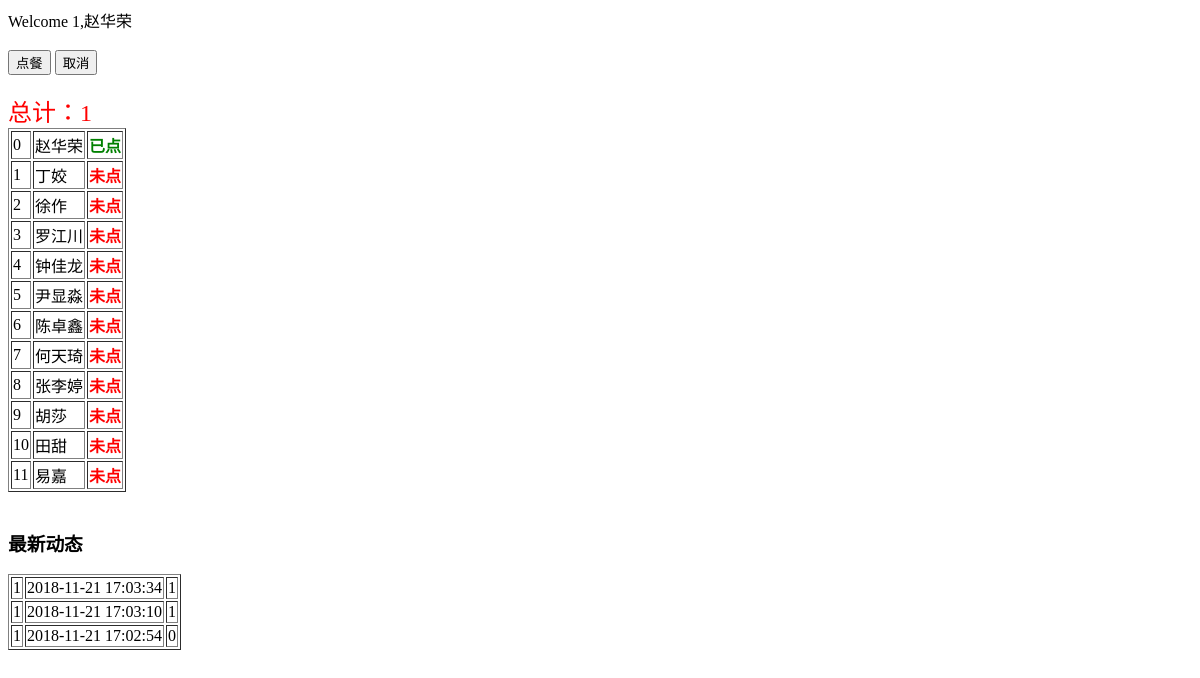
The page /view/main_page.php (signed in) on the database as committed earlier.
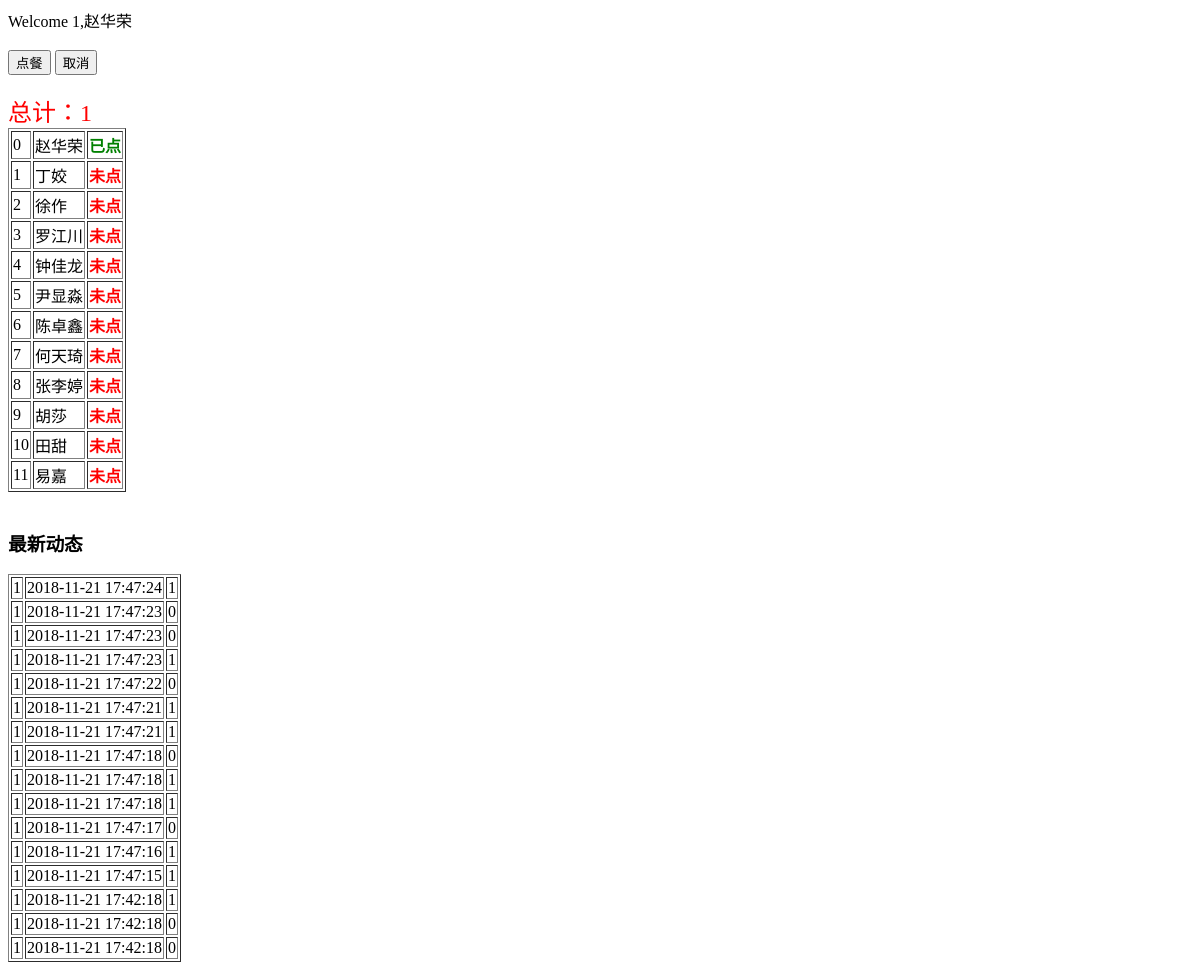
The same page on the database as committed later.
### tables this page shows
CREATE TABLE "lunch_user" (
	`id`	INTEGER PRIMARY KEY AUTOINCREMENT,
	`name`	TEXT NOT NULL UNIQUE,
	`password`	TEXT NOT NULL,
	`status`	INTEGER DEFAULT 0
);

CREATE TABLE "lunch_ret" (
	`id`	INTEGER PRIMARY KEY AUTOINCREMENT UNIQUE,
	`user_id`	INTEGER NOT NULL,
	`time`	TEXT,
	`operation`	INTEGER NOT NULL
);

### db/class_mysqlite.php (called while the page is built, shortened)
<?php
   require_once("../define/define.php");
   class MySQLite extends SQLite3
   {
      function getAllUserInfo()
      {
         $arrayRet = array();
         $sql =<<<EOF
         SELECT * FROM lunch_user;
EOF;
         $ret = $this->query($sql);
         while($row = $ret->fetchArray(SQLITE3_ASSOC))
         {
            $user = new UserInfo($row['id'], $row['name'], $row['status']);
            array_push($arrayRet, $user);
         }
         return $arrayRet;
      }
      function getLastRecord()
      {
         $arrayRet = array();
         $sql =<<<EOF
            SELECT * FROM lunch_ret ORDER BY time DESC LIMIT 0,16
EOF;
         $ret = $this->query($sql);
         while($row = $ret->fetchArray(SQLITE3_ASSOC) )
         {
            $record = new LunchInfo($row['id'], $row['user_id'], $row['time'], $row['operation']);
            array_push($arrayRet, $record);
         }
         return $arrayRet;
      }
   }
?>

### define/define.php (called while the page is built, shortened)
<?php
class UserInfo
{
	var $m_userName;
	var $m_status;
	function __construct($id, $name, $status)
	{
		$this->m_userName = $name;
		$this->m_status = $status;
	}
	function getUserName()
	{
		return $this->m_userName;
	}
	function getStatus()
	{
		return $this->m_status;
	}
}
class LunchInfo
{
	var $mUserID;
	var $mTime;
	var $mStatus;
	function __construct($id, $userID, $time, $status)
	{
		$this->mUserID = $userID;
		$this->mTime = $time;
		$this->mStatus = $status;
	}
	function getUserID()
	{
		return $this->mUserID;
	}
	function getTime()
	{
		return $this->mTime;
	}
	function getStatus()
	{
		return $this->mStatus;
	}
}
?>

### view/main_page.php (the view, shortened to what this page needs)
<?php
	require_once("../db/class_mysqlite.php");
?>
<!DOCTYPE html>
<html>
	<head>
	</head>
	<body>
		<?php echo "Welcome ".$_SESSION['userid'].",".$_SESSION['username']."<br/>"; ?>
		<br/>
		<form method="post" action="../action/do_lunch.php">
			<input type="submit" name="y" value="点餐"/>
			<input type="submit" name="n" value="取消" />
		</form>
		<br/>
		<?php
			$my = new MySQLite();
			$allUserInfo = $my->getAllUserInfo();
			$userTableString = "<table border='1'>";
			$countHaveLunch = 0;
			for($i = 0; $i < count($allUserInfo); $i ++)
			{
				$status_text = "<font color='red'><B>未点</B></font>";
				if($allUserInfo[$i]->getStatus() == 1)
				{
					$status_text = "<font color='green'><B>已点</B></font>";
					$countHaveLunch ++;
				}
				$userTableString .= "<tr>";
				$userTableString .= "<td>$i</td><td>".$allUserInfo[$i]->getUserName()."</td><td>".$status_text."</td>";
				$userTableString .= "</tr>";
			}
			$userTableString .= "</table>";
			echo "<font color=red size=5>总计：".$countHaveLunch."</font>";
			echo $userTableString;
			$allRecord = $my->getLastRecord();
			echo "<br/><h3>最新动态</h3>";
			$RecordString = "<table border='1'>";
			for($i = 0; $i < count($allRecord); $i ++)
			{
				$RecordString .= "<tr>";
				$RecordString .= "<td>".$allRecord[$i]->getUserID()."</td><td>".$allRecord[$i]->getTime()."</td><td>".$allRecord[$i]->getStatus()."</td>";
				$RecordString .= "</tr>";
			}
			$RecordString .= "</table>";
			echo $RecordString;
		?>
	</body>
</html>

Rows that differ between the two databases and show on the page:
no longer on this page (row unchanged): lunch_ret: user "1", time "2018-11-21 17:03:34", operation "1"
no longer on this page (row unchanged): lunch_ret: user "1", time "2018-11-21 17:03:10", operation "1"
no longer on this page (row unchanged): lunch_ret: user "1", time "2018-11-21 17:02:54", operation "0"
added lunch_ret: user "1", time "2018-11-21 17:47:24", operation "1"
added lunch_ret: user "1", time "2018-11-21 17:47:23", operation "0"
added lunch_ret: user "1", time "2018-11-21 17:47:23", operation "0"
added lunch_ret: user "1", time "2018-11-21 17:47:23", operation "1"
added lunch_ret: user "1", time "2018-11-21 17:47:22", operation "0"
added lunch_ret: user "1", time "2018-11-21 17:47:21", operation "1"
added lunch_ret: user "1", time "2018-11-21 17:47:21", operation "1"
added lunch_ret: user "1", time "2018-11-21 17:47:18", operation "0"
added lunch_ret: user "1", time "2018-11-21 17:47:18", operation "1"
added lunch_ret: user "1", time "2018-11-21 17:47:18", operation "1"
added lunch_ret: user "1", time "2018-11-21 17:47:17", operation "0"
added lunch_ret: user "1", time "2018-11-21 17:47:16", operation "1"
added lunch_ret: user "1", time "2018-11-21 17:47:15", operation "1"
added lunch_ret: user "1", time "2018-11-21 17:42:18", operation "1"
added lunch_ret: user "1", time "2018-11-21 17:42:18", operation "0"
added lunch_ret: user "1", time "2018-11-21 17:42:18", operation "0"
